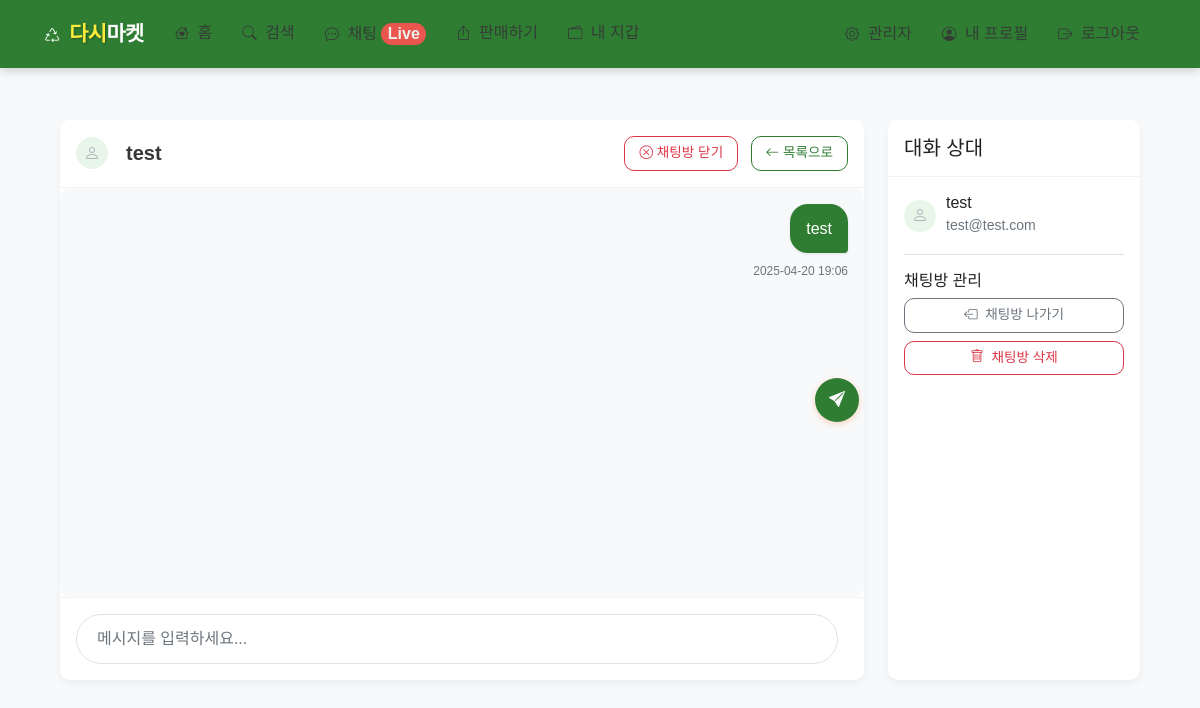
The page /chat/room/10 (signed in) on the database its author committed.
### app/models.py (models this page shows, shortened)
class User(UserMixin, db.Model):
    __tablename__ = 'users'
    id = db.Column(db.Integer, primary_key=True)
    email = db.Column(db.String(120), unique=True, nullable=False)
    password_hash = db.Column(db.String(256), nullable=False)
    username = db.Column(db.String(64), nullable=False)
    profile_image = db.Column(db.String(120), nullable=True)
    created_at = db.Column(db.DateTime, default=datetime.utcnow)
    is_admin = db.Column(db.Boolean, default=False)
    is_active = db.Column(db.Boolean, default=True)
    products = db.relationship('Product', backref='seller', lazy='dynamic')
    wallet = db.relationship('Wallet', backref='user', uselist=False)

class ChatMessage(db.Model):
    __tablename__ = 'chat_messages'
    id = db.Column(db.Integer, primary_key=True)
    chat_room_id = db.Column(db.Integer, db.ForeignKey('chat_rooms.id'), nullable=False)
    sender_id = db.Column(db.Integer, db.ForeignKey('users.id'), nullable=False)
    content = db.Column(db.Text, nullable=False)
    created_at = db.Column(db.DateTime, default=datetime.utcnow)
    sender = db.relationship('User', backref='chat_messages')

### app/chat/routes.py (the view, shortened to what this page needs)
@bp.route('/room/<int:room_id>', methods=['GET'])
@login_required
def view_room(room_id):
    chat_room = ChatRoom.query.get_or_404(room_id)
    participation = ChatParticipant.query.filter_by(
        user_id=current_user.id,
        chat_room_id=room_id
    ).first()
    messages = ChatMessage.query.filter_by(chat_room_id=room_id).order_by(ChatMessage.created_at).all()
    participation.last_read_at = datetime.utcnow()
    db.session.commit()
    other_user = None
    if chat_room.type == 'private':
        other_participant = ChatParticipant.query.filter(
            and_(
                ChatParticipant.chat_room_id == room_id,
                ChatParticipant.user_id != current_user.id
            )
        ).first()
        if other_participant:
            other_user = User.query.get(other_participant.user_id)
    participants = []
    if chat_room.type == 'public':
        participants = ChatParticipant.query.filter_by(chat_room_id=room_id).all()
        participant_users = [User.query.get(p.user_id) for p in participants]
        participants = participant_users
    return render_template(
        'chat/room.html',
        title=f'채팅방 - {chat_room.name or "1:1 채팅"}',
        chat_room=chat_room,
        messages=messages,
        other_user=other_user,
        participants=participants
    )

### app/models.py (called while the page is built)
@login_manager.user_loader
def load_user(id):
    return User.query.get(int(id))

### app/templates/chat/room.html (shortened to what this page needs)
{% extends 'base.html' %}
{% block content %}
<div class="container py-4">
    <div class="row g-4">
        <div class="col-md-9">
            <div class="card chat-card">
                <div class="card-header">
                    <div class="d-flex justify-content-between align-items-center">
                        <div class="d-flex align-items-center">
                            {% if chat_room.type == 'private' and other_user %}
                                {% if other_user.profile_image %}
                                    <img src="{{ url_for('static', filename='uploads/' + other_user.profile_image) }}" class="user-avatar" alt="{{ other_user.username }}">
                                {% else %}
                                    <div class="user-avatar">
                                        <i class="bi bi-person"></i>
                                    </div>
                                {% endif %}
                                <h5 class="mb-0 ms-2">{{ other_user.username }}</h5>
                            {% else %}
                                <div class="user-avatar">
                                    <i class="bi bi-people"></i>
                                </div>
                                <h5 class="mb-0 ms-2">{{ chat_room.name }}</h5>
                            {% endif %}
                        </div>
                        <div>
                            {% if chat_room.type == 'private' %}
                                <button type="button" class="btn btn-sm btn-outline-danger me-2" data-bs-toggle="modal" data-bs-target="#closeChatModal">
                                    <i class="bi bi-x-circle"></i> 채팅방 닫기
                                </button>
                            {% endif %}
                            <a href="{{ url_for('chat.index') }}" class="btn btn-sm btn-outline-primary">
                                <i class="bi bi-arrow-left"></i> 목록으로
                            </a>
                        </div>
                    </div>
                </div>
                <div class="chat-messages" id="messageContainer">
                    {% if messages %}
                        {% for message in messages %}
                            <div class="message-item {% if message.sender_id == current_user.id %}text-end{% endif %}" data-message-id="{{ message.id }}">
                                <div class="message-content">
                                    {{ message.content }}
                                </div>
                                <div class="message-info">
                                    {{ message.created_at|format_datetime }}
                                </div>
                            </div>
                        {% endfor %}
                    {% else %}
                        <div class="text-empty">
                            <p>대화 내용이 없습니다. 첫 메시지를 보내보세요!</p>
                        </div>
                    {% endif %}
                </div>
                <div class="card-footer">
                    <form id="messageForm" action="{{ url_for('chat.send_message', room_id=chat_room.id) }}" method="post">
                        <div class="chat-input-group">
                            <input type="text" class="form-control" id="content" name="content" placeholder="메시지를 입력하세요..." autocomplete="off" required>
                            <button type="submit" class="btn btn-send">
                                <i class="bi bi-send-fill"></i>
                            </button>
                        </div>
                    </form>
                </div>
            </div>
        </div>
        <div class="col-md-3">
            <div class="card chat-room-info">
                <div class="card-header">
                    {% if chat_room.type == 'private' %}
                        <h5 class="mb-0">대화 상대</h5>
                    {% else %}
                        <h5 class="mb-0">참여자 ({{ participants|length }})</h5>
                    {% endif %}
                </div>
                <div class="card-body p-0">
                    {% if chat_room.type == 'private' and other_user %}
                        <div class="p-3">
                            <div class="d-flex align-items-center">
                                {% if other_user.profile_image %}
                                    <img src="{{ url_for('static', filename='uploads/' + other_user.profile_image) }}" class="user-avatar" alt="{{ other_user.username }}">
                                {% else %}
                                    <div class="user-avatar">
                                        <i class="bi bi-person"></i>
                                    </div>
                                {% endif %}
                                <div>
                                    <h6 class="mb-0">{{ other_user.username }}</h6>
                                    <small class="text-muted">{{ other_user.email }}</small>
                                </div>
                            </div>
                            {% if chat_room.type == 'private' %}
                            <div class="mt-3 border-top pt-3">
                                <h6 class="mb-2">채팅방 관리</h6>
                                <div class="d-grid gap-2">
                                    <button type="button" class="btn btn-outline-secondary btn-sm" data-bs-toggle="modal" data-bs-target="#leaveChatModal">
                                        <i class="bi bi-box-arrow-left me-1"></i> 채팅방 나가기
                                    </button>
                                    <button type="button" class="btn btn-outline-danger btn-sm" data-bs-toggle="modal" data-bs-target="#closeChatModal">
                                        <i class="bi bi-trash me-1"></i> 채팅방 삭제
                                    </button>
                                </div>
                            </div>
                            {% endif %}
                        </div>
                    {% endif %}
                </div>
            </div>
        </div>
    </div>
</div>
{% endblock %}

### app/static/css/style.css (style rules this page uses)
:root { --primary-color: #FF7E36; --secondary-color: #56C4C5; --accent-color: #3A86FF; --light-color: #FFF8F0; --dark-color: #363636; --gray-color: #f8f9fa; --border-radius: 10px; --box-shadow: 0 4px 12px rgba(0, 0, 0, 0.08); }
body { font-family: 'Pretendard', 'Noto Sans KR', -apple-system, BlinkMacSystemFont, sans-serif; background-color: var(--light-color); color: var(--dark-color); line-height: 1.6; padding-bottom: 0; }
.btn { border-radius: var(--border-radius); font-weight: 500; padding: 10px 20px; transition: all 0.2s ease; }
.btn-outline-primary { color: var(--primary-color) !important; border-color: var(--primary-color) !important; }
.btn-sm { padding: 6px 14px; font-size: 0.85rem; }
.container { padding: 20px 15px; }
.card { border-radius: var(--border-radius); border: none; box-shadow: var(--box-shadow); transition: transform 0.3s ease, box-shadow 0.3s ease; overflow: hidden; height: 100%; background-color: white; }
.card-body { padding: 1.25rem; }
.card-footer { background-color: white; border-top: 1px solid rgba(0, 0, 0, 0.05); padding: 1rem 1.25rem; }
.chat-messages { background-color: #f8f9fa; border-radius: var(--border-radius); padding: 1rem; height: 450px !important; overflow-y: auto; }
.message-item { margin-bottom: 1rem; display: flex; flex-direction: column; }
.message-item.text-end { align-items: flex-end; }
.message-content { max-width: 80%; padding: 12px 16px !important; margin-bottom: 5px; word-break: break-word; border-radius: 18px !important; position: relative; box-shadow: 0 1px 2px rgba(0, 0, 0, 0.1); }
.message-item.text-end .message-content { background-color: var(--primary-color) !important; color: white; border-bottom-right-radius: 4px !important; }
.message-info { font-size: 0.75rem; color: #9e9e9e; margin-top: 3px; }
.chat-card { border: none; box-shadow: var(--box-shadow); border-radius: var(--border-radius); overflow: hidden; height: 600px; display: flex; flex-direction: column; }
.chat-card .card-header { background-color: white; border-bottom: 1px solid rgba(0, 0, 0, 0.05); padding: 1rem; }
.chat-card .card-header h5 { font-weight: 600; color: var(--dark-color); }
.chat-card .card-footer { background-color: white; border-top: 1px solid rgba(0, 0, 0, 0.05); padding: 1rem; }
.chat-input-group { display: flex; align-items: center; }
.chat-input-group .form-control { border-radius: 20px; padding: 12px 20px; margin-right: 10px; border: 1px solid #e0e0e0; transition: all 0.2s ease; }
.chat-input-group .btn-send { border-radius: 50%; width: 44px; height: 44px; padding: 0; display: flex; align-items: center; justify-content: center; background-color: var(--primary-color); border: none; box-shadow: 0 2px 6px rgba(255, 126, 54, 0.3); }
.chat-room-info { border: none; box-shadow: var(--box-shadow); border-radius: var(--border-radius); overflow: hidden; height: 100%; }
.chat-room-info .card-header { background-color: white; border-bottom: 1px solid rgba(0, 0, 0, 0.05); padding: 1rem; }
.user-avatar { width: 40px; height: 40px; border-radius: 50%; object-fit: cover; background-color: #e9ecef; display: flex; align-items: center; justify-content: center; margin-right: 10px; }
.user-avatar i { color: #adb5bd; }
.form-control, .form-select { border-radius: var(--border-radius); padding: 12px; border: 1px solid #e0e0e0; transition: all 0.2s ease; }

### app/templates/base.html (style rules this page uses)
:root { --primary-color: #2E7D32; --secondary-color: #1B5E20; --accent-color: #FF5252; --accent-color-dark: #D32F2F; --background-color: #F8F9FA; --light-accent: #E8F5E9; --text-color: #212121; --light-text: #FFFFFF; --border-radius: 10px; }
body { font-family: 'Pretendard', 'Noto Sans KR', sans-serif; background-color: var(--background-color); color: var(--text-color); }
.btn-outline-primary { color: var(--primary-color); border-color: var(--primary-color); }
.card { border-radius: var(--border-radius); box-shadow: 0 4px 8px rgba(0, 0, 0, 0.05); border: none; }
.card-header { background-color: var(--light-accent); border-bottom: none; font-weight: 600; }
.user-avatar { width: 32px; height: 32px; border-radius: 50%; background-color: var(--light-accent); display: flex; align-items: center; justify-content: center; color: var(--primary-color); }

### rows shown on the page
User: username "test", email "test@test.com"
ChatMessage: content "test", created_at "2025-04-20 19:06"
